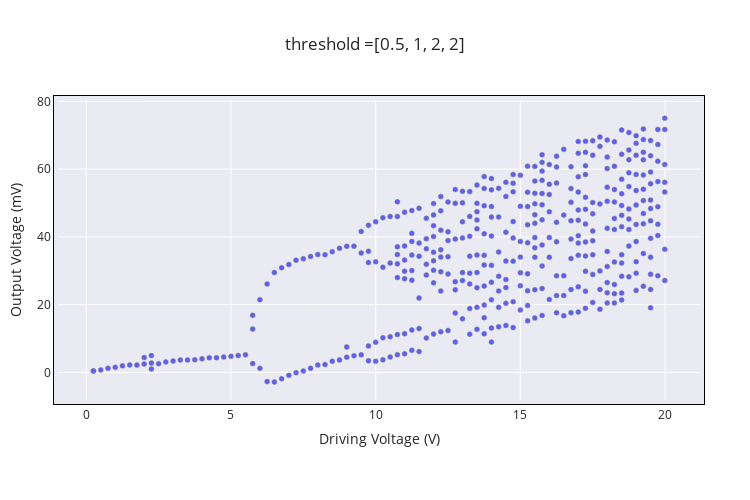
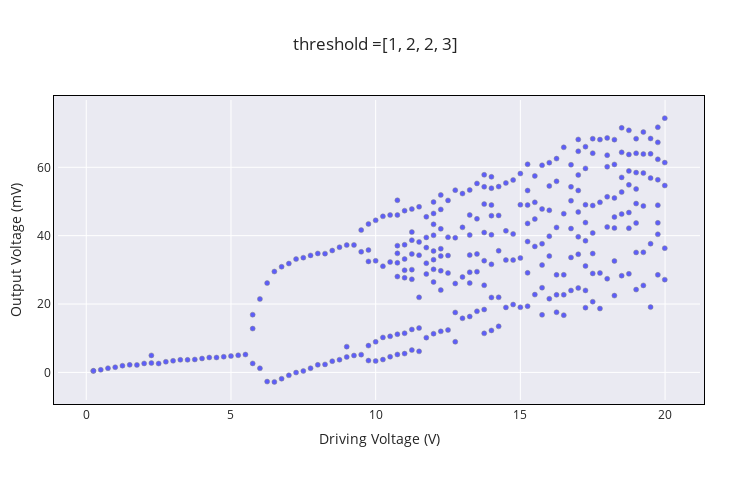
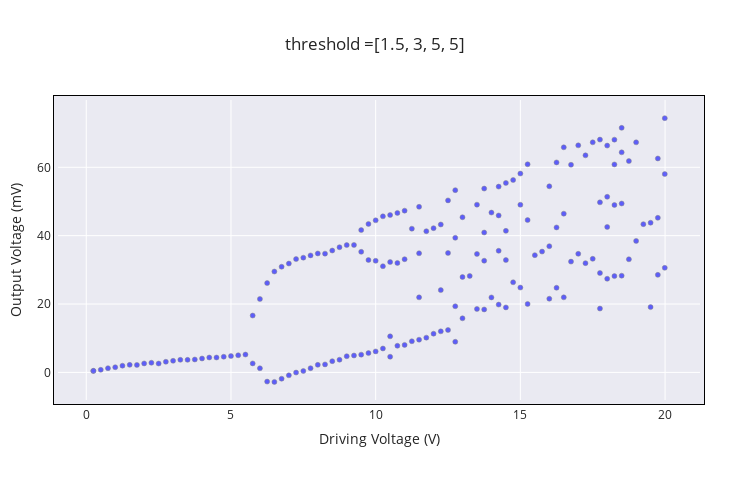
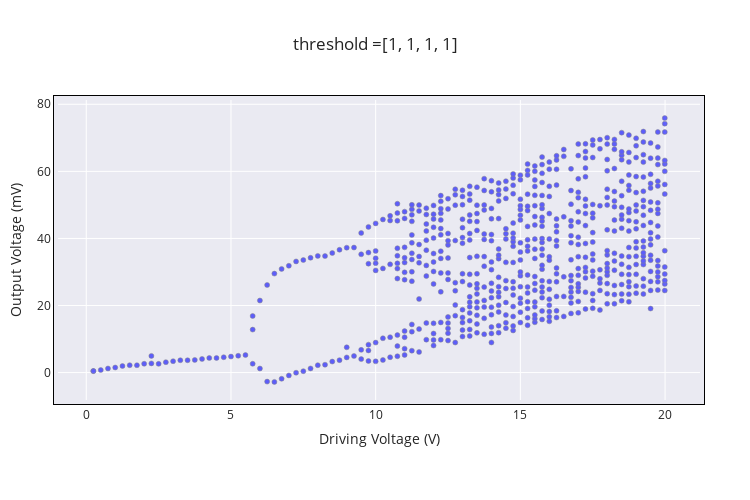

Notebook code for these charts, in order:
### Markdown cell above
# Bifurcation
- Plot for different thresholds (when we take two peaks as separate)
- this has an adaptive threshold given it goes haywire after 12 ish

** You can play around with this list. We will probably go with the [1, 2, 2, 3]**

### Code cell
diff_l = [ [0.5, 1, 2, 2], [ 1, 2, 2, 3], [1.5, 3,5,5] , [1,1,1,1]]
i=0
for dist_list in diff_l: 
    results = run_all(file_path_ls,file_path_ls_2, folders, difference_list=dist_list)
    # results
    keys, vals , vals_len= [], [], []
    for k in results.keys():
        keys.append(float(k))
        vals.append(results.get(k))
        vals_len.append(len(results.get(k)))
    
    plt_lsx = []
    for j in range(len(vals)):
        ls = [vals[j][i] for i in range(len(vals[j])) ]
        for k in range(len(ls)):
            plt_lsx.append([float(keys[j]), ls[k]])

    x_axis = [i[0] for i in plt_lsx]  
    y_axis = np.asarray([i[1] for i in plt_lsx] ) 

    trace1 = go.Scatter(
        x = x_axis,
        y = y_axis,
        mode='markers ',   # scatter mode (more in UG section 1)
        opacity = .6,
        marker = dict(size = 5, color = 'blue', line=dict(width=0.5))
        )
    data = [trace1]

    layout = go.Layout(
        autosize=False,
        width=750,
        height=500,

        xaxis= go.layout.XAxis(linecolor = 'black',
                            linewidth = 1,
                            mirror = True),

        yaxis= go.layout.YAxis(linecolor = 'black',
                            linewidth = 1,
                            mirror = True),

        margin=go.layout.Margin(
            l=50,
            r=50,
            b=100,
            t=100,
            pad = 4
        )
    )
    fig = go.Figure(data=data, layout=layout)
    fig.update_layout(title= 'threshold =' + str(dist_list) )
    fig.update_layout(yaxis_title="Output Voltage (mV)", xaxis_title="Driving Voltage (V)")
    i = i+1
    fig.write_image("Bifurcation{}.png".format(i))
    fig.show()

### Figure 1 — Plotly figure (JSON) as saved in the notebook; plotly's stock layout.template omitted (floating-point values rounded to 4 significant figures; data arrays with more than 128 entries replaced by an {"elided": "..."} marker saying what was removed)
{"data": [{"marker": {"color": "blue", "line": {"width": 0.5}, "size": 5}, "mode": "markers", "opacity": 0.6, "type": "scatter", "x": {"elided": "407 float values"}, "y": {"elided": "407 float values"}}], "layout": {"autosize": false, "height": 500, "margin": {"b": 100, "l": 50, "pad": 4, "r": 50, "t": 100}, "title": {"text": "threshold =[0.5, 1, 2, 2]"}, "width": 750, "xaxis": {"linecolor": "black", "linewidth": 1, "mirror": true, "title": {"text": "Driving Voltage (V)"}}, "yaxis": {"linecolor": "black", "linewidth": 1, "mirror": true, "title": {"text": "Output Voltage (mV)"}}}}

### Figure 2 — Plotly figure (JSON) as saved in the notebook; plotly's stock layout.template omitted (floating-point values rounded to 4 significant figures; data arrays with more than 128 entries replaced by an {"elided": "..."} marker saying what was removed)
{"data": [{"marker": {"color": "blue", "line": {"width": 0.5}, "size": 5}, "mode": "markers", "opacity": 0.6, "type": "scatter", "x": {"elided": "313 float values"}, "y": {"elided": "313 float values"}}], "layout": {"autosize": false, "height": 500, "margin": {"b": 100, "l": 50, "pad": 4, "r": 50, "t": 100}, "title": {"text": "threshold =[1, 2, 2, 3]"}, "width": 750, "xaxis": {"linecolor": "black", "linewidth": 1, "mirror": true, "title": {"text": "Driving Voltage (V)"}}, "yaxis": {"linecolor": "black", "linewidth": 1, "mirror": true, "title": {"text": "Output Voltage (mV)"}}}}

### Figure 3 — Plotly figure (JSON) as saved in the notebook; plotly's stock layout.template omitted (floating-point values rounded to 4 significant figures; data arrays with more than 128 entries replaced by an {"elided": "..."} marker saying what was removed)
{"data": [{"marker": {"color": "blue", "line": {"width": 0.5}, "size": 5}, "mode": "markers", "opacity": 0.6, "type": "scatter", "x": {"elided": "172 float values"}, "y": {"elided": "172 float values"}}], "layout": {"autosize": false, "height": 500, "margin": {"b": 100, "l": 50, "pad": 4, "r": 50, "t": 100}, "title": {"text": "threshold =[1.5, 3, 5, 5]"}, "width": 750, "xaxis": {"linecolor": "black", "linewidth": 1, "mirror": true, "title": {"text": "Driving Voltage (V)"}}, "yaxis": {"linecolor": "black", "linewidth": 1, "mirror": true, "title": {"text": "Output Voltage (mV)"}}}}

### Figure 4 — Plotly figure (JSON) as saved in the notebook; plotly's stock layout.template omitted (floating-point values rounded to 4 significant figures; data arrays with more than 128 entries replaced by an {"elided": "..."} marker saying what was removed)
{"data": [{"marker": {"color": "blue", "line": {"width": 0.5}, "size": 5}, "mode": "markers", "opacity": 0.6, "type": "scatter", "x": {"elided": "635 float values"}, "y": {"elided": "635 float values"}}], "layout": {"autosize": false, "height": 500, "margin": {"b": 100, "l": 50, "pad": 4, "r": 50, "t": 100}, "title": {"text": "threshold =[1, 1, 1, 1]"}, "width": 750, "xaxis": {"linecolor": "black", "linewidth": 1, "mirror": true, "title": {"text": "Driving Voltage (V)"}}, "yaxis": {"linecolor": "black", "linewidth": 1, "mirror": true, "title": {"text": "Output Voltage (mV)"}}}}
